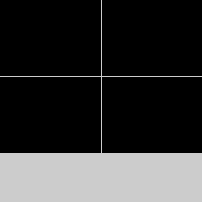
Frame 1 (no input)
Frame 60 (the mouse pressed at the canvas centre just before this capture): identical to frame 1, image omitted
Frame 120 (the mouse held since frame 60 and released just before this capture): identical to frame 1, image omitted

The Processing sketch that drew this single still picture (run headless with seeded random() and noise(); from frame 60 on, the mouse is pressed at the canvas centre):

// Processing sketch: rect
// ── rect.pde
boolean button = false;
boolean button1 = false;
boolean button2 = false;
boolean button3 = false;
int x = 50;
int y = 50;
int h = 75;
int w = 100;
void setup() {
    size(202,202);
}

void draw() {
    
    stroke(255);
    if (button) {
        fill(255);
        
        stroke(0);
    }
    else {
        fill(0);
        stroke(0);
        
    }
    
    rect(0, 0, w, h);
    
    stroke(255);
    if (button1) {
        fill(255);
        
        stroke(0);
    }
    else {
        fill(0);
        stroke(0);
        
    }
    
    rect(102, 0, w, h);
    stroke(255);
    if (button2) {
        fill(255);
        
        stroke(0);
    }
    else {
        fill(0);
        stroke(0);
        
    }
    
    rect(0, 77, w, h);
    stroke(255);
    if (button3) {
        fill(255);
        
        stroke(0);
    }
    else {
        fill(0);
        stroke(0);
        
    }
    
    rect(102, 77, w, h);
    
}
// void mousePressed() {
//     if (mouseX > 0 && mouseX < 0 + w && mouseY > 0 &&  mouseY < 0 + h) {
//         button =button;
//     } 

//     if (mouseX > 102 && mouseX < 102 + w && mouseY > 0 &&  mouseY < 0 + h) {
//         button1 =button1;
//     } 
// }


void mouseMoved() {
    if (mouseX > 0 && mouseX < 0 + w && mouseY > 0 &&  mouseY < 0 + h) {
        button = true;
        button1 = false;
        button2 = false;
        button3 = false;
    } 
    else if (mouseX > 102 && mouseX < 102 + w && mouseY > 0 &&  mouseY < 0 + h) {
        button = false;
        button1 = true;
        button2 = false;
        button3 = false;
    } else if (mouseX > 102 && mouseX < 102 + w && mouseY > 77 &&  mouseY < 77 + h) {
        button = false;
        button1 = false;
        button2 = false;
        button3 = true;
    }
    else if (mouseX > 0 && mouseX < 0 + w && mouseY > 77 &&  mouseY < 77 + h) {
        button = false;
        button1 = false;
        button2 = true;
        button3 = false;
    }
    else {
        button = false;
        button1 = false;
        button2 = false;
        button3 = false;
    }
}
